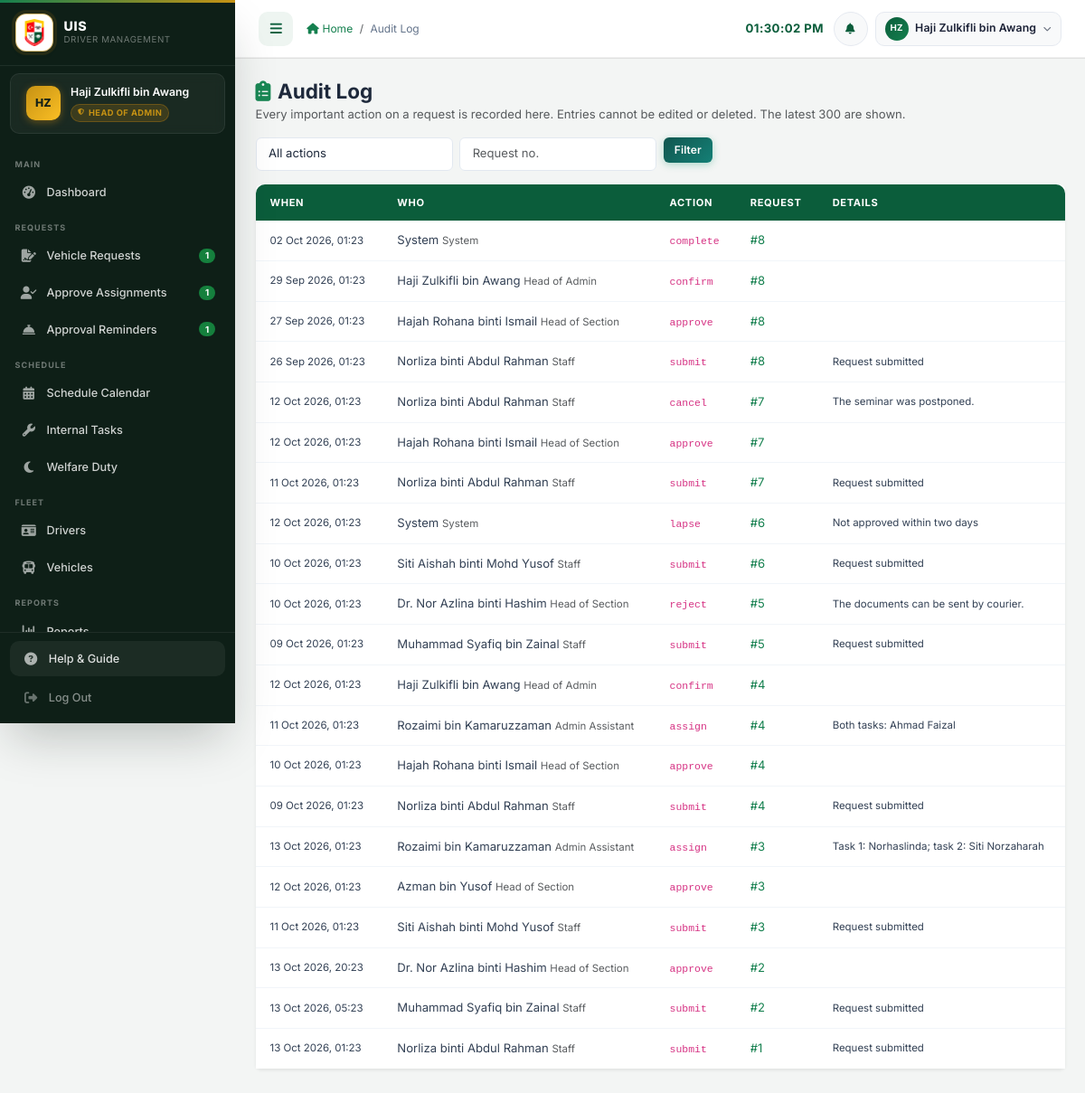
Screenshot of /admin/audit_log.php (signed in) with the database file from the repository.
### tables this page shows
CREATE TABLE `audit_log` (
  `log_id` int(11) NOT NULL AUTO_INCREMENT,
  `user_id` int(11) DEFAULT NULL,
  `user_role` varchar(20) DEFAULT NULL,
  `action` varchar(50) NOT NULL,
  `request_id` int(11) DEFAULT NULL,
  `reason` varchar(500) DEFAULT NULL,
  `created_at` datetime NOT NULL DEFAULT current_timestamp(),
  PRIMARY KEY (`log_id`),
  KEY `idx_audit_request` (`request_id`),
  KEY `idx_audit_action` (`action`,`created_at`)
);

CREATE TABLE `users` (
  `user_id` int(11) NOT NULL AUTO_INCREMENT,
  `username` varchar(50) NOT NULL,
  `password` varchar(255) NOT NULL,
  `email` varchar(100) NOT NULL,
  `full_name` varchar(100) NOT NULL,
  `role` enum('admin','driver','staff','supervisor','head_admin') NOT NULL DEFAULT 'staff',
  `driver_id` int(11) DEFAULT NULL,
  `department` varchar(100) DEFAULT NULL,
  `supervisor_id` int(11) DEFAULT NULL,
  `created_at` timestamp NOT NULL DEFAULT current_timestamp(),
  `phone` varchar(30) DEFAULT NULL,
  `failed_attempts` tinyint(3) unsigned NOT NULL DEFAULT 0,
  `is_active` tinyint(1) NOT NULL DEFAULT 1,
  `last_login_at` datetime DEFAULT NULL,
  `locked_until` datetime DEFAULT NULL,
  PRIMARY KEY (`user_id`),
  UNIQUE KEY `uq_users_username` (`username`)
);

### admin/audit_log.php (the view, shortened to what this page needs)
<?php
require_once '../config/database.php';
$request_id = (int)($_GET['request'] ?? 0);
$where = []; $types = ''; $params = [];
$sql = "SELECT a.*, u.full_name FROM audit_log a LEFT JOIN users u ON u.user_id = a.user_id"
     . ($where ? ' WHERE ' . implode(' AND ', $where) : '')
     . ' ORDER BY a.log_id DESC LIMIT 300';
$stmt = $conn->prepare($sql);
$stmt->execute();
$rows = $stmt->get_result()->fetch_all(MYSQLI_ASSOC);
$role_names = ['admin' => 'Admin Assistant', 'superadmin' => 'Admin Assistant', 'head_admin' => 'Head of Admin', 'staff' => 'Staff',
               'supervisor' => 'Head of Section', 'driver' => 'Driver', 'system' => 'System'];
?>
<!DOCTYPE html>
<html lang="en">
<head>
    <link href="https://cdn.jsdelivr.net/npm/bootstrap@5.3.0/dist/css/bootstrap.min.css" rel="stylesheet">
    <link href="https://cdnjs.cloudflare.com/ajax/libs/font-awesome/6.4.0/css/all.min.css" rel="stylesheet">
    <link href="<?= SITE_URL ?>/assets/css/style.css" rel="stylesheet">
</head>
<body>
<?php require_once '../includes/sidebar.php'; ?>
<main class="main-content p-4" id="mainContent">
    <h4 class="fw-bold mb-1"><i class="fas fa-clipboard-list text-success me-2"></i>Audit Log</h4>
    <p class="text-muted small">Every important action on a request is recorded here. Entries cannot be edited or deleted. The latest 300 are shown.</p>
    <form class="row g-2 mb-3" method="get">
        <div class="col-md-3">
            <select class="form-select form-select-sm" name="action" aria-label="Action">
                <option value="">All actions</option>
            </select>
        </div>
        <div class="col-md-3">
            <input class="form-control form-control-sm" type="number" min="1" name="request" placeholder="Request no." value="<?= $request_id ?: '' ?>">
        </div>
        <div class="col-auto"><button class="btn btn-sm btn-success" type="submit">Filter</button></div>
    </form>
    <div class="card border-0 shadow-sm"><div class="table-responsive">
        <table class="table table-sm align-middle mb-0">
            <thead class="table-light"><tr><th>When</th><th>Who</th><th>Action</th><th>Request</th><th>Details</th></tr></thead>
            <tbody>
            <?php foreach ($rows as $r): ?>
                <tr>
                    <td class="text-nowrap small"><?= date('d M Y, H:i', strtotime($r['created_at'])) ?></td>
                    <td><?= htmlspecialchars($r['full_name'] ?? 'System') ?>
                        <span class="text-muted small"><?= htmlspecialchars($role_names[$r['user_role'] ?? ''] ?? ($r['user_role'] ?? '')) ?></span></td>
                    <td><code><?= htmlspecialchars($r['action']) ?></code></td>
                    <td><?= $r['request_id'] ? '<a href="?request=' . (int)$r['request_id'] . '">#' . (int)$r['request_id'] . '</a>' : '-' ?></td>
                    <td class="small"><?= htmlspecialchars($r['reason'] ?? '') ?></td>
                </tr>
            <?php endforeach; ?>
            </tbody>
        </table>
    </div></div>
</main>
</body>
</html>

### assets/css/style.css (style rules this page uses)
:root { --uis-primary: #0b5d3b; --uis-secondary: #15804f; --uis-accent: #c69214; --uis-light: #eef5f1; --uis-dark: #122018; --uis-success: #15803d; --uis-danger: #b91c1c; --uis-warning: #b45309; --uis-info: #0e7490; --grad-blue: linear-gradient(135deg, #0a4d31 0%, #0e6b45 100%); --grad-green: linear-gradient(135deg, #11564f 0%, #148076 100%); --grad-amber: linear-gradient(135deg, #8a6410 0%, #b58a1a 100%); --grad-red: linear-gradient(135deg, #7f1d1d 0%, #a82727 100%); --grad-purple: linear-gradient(135deg, #334155 0%, #475569 100%); --grad-teal: linear-gradient(135deg, #134e4a 0%, #0f766e 100%); --grad-sky: linear-gradient(135deg, #27556d 0%, #35708f 100%); --sidebar-width: 260px; --sidebar-bg: #0e1f17; --sidebar-text: rgba(255,255,255,.80); --sidebar-muted: rgba(255,255,255,.40); --sidebar-active-bg: rgba(21,128,79,.30); --sidebar-hover-bg: rgba(255,255,255,.06); --sidebar-border: rgba(255,255,255,.07); --header-height: 64px; --shadow-xs: 0 1px 3px rgba(18,32,24,.06), 0 1px 2px rgba(18,32,24,.04); --shadow-sm: 0 4px 6px -1px rgba(18,32,24,.08), 0 2px 4px -1px rgba(18,32,24,.05); --shadow-md: 0 10px 15px -3px rgba(18,32,24,.10), 0 4px 6px -2px rgba(18,32,24,.06); --shadow-lg: 0 20px 25px -5px rgba(18,32,24,.12), 0 10px 10px -5px rgba(18,32,24,.05); --shadow-xl: 0 25px 50px -12px rgba(18,32,24,.25); --shadow-glow-blue: var(--shadow-sm); --shadow-glow-green: var(--shadow-sm); --shadow-glow-amber: var(--shadow-sm); --shadow-glow-red: var(--shadow-sm); --radius-sm: 6px; --radius-md: 10px; --radius-lg: 14px; --radius-xl: 20px; --transition: all .25s cubic-bezier(.4,0,.2,1); --font-base: 'Inter', 'Segoe UI', system-ui, sans-serif; }
*,*::before,*::after { box-sizing: border-box; margin: 0; padding: 0; }
html { scroll-behavior: smooth; font-size: 15px; }
body { font-family: var(--font-base); background: #f3f5f4; color: #1e293b; min-height: 100vh; overflow-x: hidden; }
@media (min-width: 992px) { body { padding-left: var(--sidebar-width); padding-top: var(--header-height); transition: padding-left .3s ease; } }
a { color: var(--uis-secondary); text-decoration: none; transition: var(--transition); }
.main-content { min-height: 100vh; padding: 1.75rem; animation: fadeInUp .35s ease both; }
.table { width: 100%; margin-bottom: 0; font-size: .875rem; border-collapse: separate; border-spacing: 0; }
.table thead th { background: linear-gradient(135deg, var(--uis-primary) 0%, #0b5d3b 100%); color: #fff; font-weight: 700; font-size: .74rem; text-transform: uppercase; letter-spacing: .06em; padding: 12px 16px; border: none; white-space: nowrap; }
.table thead th:first-child { border-radius: var(--radius-md) 0 0 0; }
.table thead th:last-child { border-radius: 0 var(--radius-md) 0 0; }
.table tbody tr { transition: background .12s ease; }
.table tbody td { padding: 12px 16px; vertical-align: middle; border-bottom: 1px solid #f1f5f9; color: #334155; }
.table tbody tr:last-child td { border-bottom: none; }
.btn { border-radius: var(--radius-sm); font-size: .875rem; font-weight: 600; padding: .5rem 1.1rem; transition: var(--transition); display: inline-flex; align-items: center; gap: .4rem; cursor: pointer; text-decoration: none; line-height: 1.5; letter-spacing: .01em; }
.btn-success { background: var(--grad-green); border: none; color: #fff; box-shadow: 0 2px 8px rgba(5,150,105,.30); }
.btn-sm { padding: .32rem .8rem; font-size: .80rem; }
.form-control, .form-select { border: 1.5px solid #e2e8f0; border-radius: var(--radius-sm); font-size: .875rem; color: #1e293b; background: #fff; padding: .5rem .9rem; transition: var(--transition); width: 100%; }

### rows the page displays
audit_log: created_at "02 Oct 2026, 01:23", full_name "System", user_role "System", action "complete", request "8"
audit_log: created_at "29 Sep 2026, 01:23", user.full_name "Haji Zulkifli bin Awang", user_role "Head of Admin", action "confirm", request "8"
audit_log: created_at "27 Sep 2026, 01:23", user.full_name "Hajah Rohana binti Ismail", user_role "Head of Section", action "approve", request "8"
audit_log: created_at "26 Sep 2026, 01:23", user.full_name "Norliza binti Abdul Rahman", user_role "Staff", action "submit", request "8", reason "Request submitted"
audit_log: created_at "12 Oct 2026, 01:23", user.full_name "Norliza binti Abdul Rahman", user_role "Staff", action "cancel", request "7", reason "The seminar was postponed."
audit_log: created_at "12 Oct 2026, 01:23", user.full_name "Hajah Rohana binti Ismail", user_role "Head of Section", action "approve", request "7"
audit_log: created_at "11 Oct 2026, 01:23", user.full_name "Norliza binti Abdul Rahman", user_role "Staff", action "submit", request "7", reason "Request submitted"
audit_log: created_at "12 Oct 2026, 01:23", full_name "System", user_role "System", action "lapse", request "6", reason "Not approved within two days"
audit_log: created_at "10 Oct 2026, 01:23", user.full_name "Siti Aishah binti Mohd Yusof", user_role "Staff", action "submit", request "6", reason "Request submitted"
audit_log: created_at "10 Oct 2026, 01:23", user.full_name "Dr. Nor Azlina binti Hashim", user_role "Head of Section", action "reject", request "5", reason "The documents can be sent by courier."
audit_log: created_at "09 Oct 2026, 01:23", user.full_name "Muhammad Syafiq bin Zainal", user_role "Staff", action "submit", request "5", reason "Request submitted"
audit_log: created_at "12 Oct 2026, 01:23", user.full_name "Haji Zulkifli bin Awang", user_role "Head of Admin", action "confirm", request "4"
audit_log: created_at "11 Oct 2026, 01:23", user.full_name "Rozaimi bin Kamaruzzaman", user_role "Admin Assistant", action "assign", request "4", reason "Both tasks: Ahmad Faizal"
audit_log: created_at "10 Oct 2026, 01:23", user.full_name "Hajah Rohana binti Ismail", user_role "Head of Section", action "approve", request "4"
audit_log: created_at "09 Oct 2026, 01:23", user.full_name "Norliza binti Abdul Rahman", user_role "Staff", action "submit", request "4", reason "Request submitted"
audit_log: created_at "13 Oct 2026, 01:23", user.full_name "Rozaimi bin Kamaruzzaman", user_role "Admin Assistant", action "assign", request "3", reason "Task 1: Norhaslinda; task 2: Siti Norzaharah"
audit_log: created_at "12 Oct 2026, 01:23", user.full_name "Azman bin Yusof", user_role "Head of Section", action "approve", request "3"
audit_log: created_at "11 Oct 2026, 01:23", user.full_name "Siti Aishah binti Mohd Yusof", user_role "Staff", action "submit", request "3", reason "Request submitted"
audit_log: created_at "13 Oct 2026, 20:23", user.full_name "Dr. Nor Azlina binti Hashim", user_role "Head of Section", action "approve", request "2"
audit_log: created_at "13 Oct 2026, 05:23", user.full_name "Muhammad Syafiq bin Zainal", user_role "Staff", action "submit", request "2", reason "Request submitted"
audit_log: created_at "13 Oct 2026, 01:23", user.full_name "Norliza binti Abdul Rahman", user_role "Staff", action "submit", request "1", reason "Request submitted"

### other values shown
$initials "HZ"
$full_name "Haji Zulkifli bin Awang"
$role_label "HEAD OF ADMIN"
$_section "MAIN"
$_label "Dashboard"
$_section "REQUESTS"
$_label "Vehicle Requests"
$_badge[$_bk] "1"
$_label "Approve Assignments"
$_label "Approval Reminders"
$_section "SCHEDULE"
$_label "Schedule Calendar"
$_label "Internal Tasks"
$_label "Welfare Duty"
$_section "FLEET"
